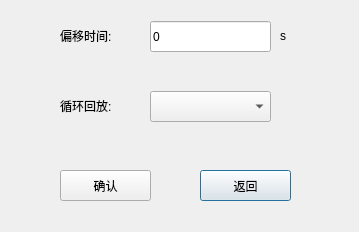
<?xml version="1.0" encoding="UTF-8"?>
<ui version="4.0">
 <class>RePlayDialog</class>
 <widget class="QDialog" name="RePlayDialog">
  <property name="geometry">
   <rect>
    <x>0</x>
    <y>0</y>
    <width>359</width>
    <height>232</height>
   </rect>
  </property>
  <property name="windowTitle">
   <string>回放设置</string>
  </property>
  <widget class="QPushButton" name="pushButton_Back">
   <property name="geometry">
    <rect>
     <x>200</x>
     <y>170</y>
     <width>91</width>
     <height>31</height>
    </rect>
   </property>
   <property name="text">
    <string>返回</string>
   </property>
  </widget>
  <widget class="QPushButton" name="pushButton_Ok">
   <property name="geometry">
    <rect>
     <x>60</x>
     <y>170</y>
     <width>91</width>
     <height>31</height>
    </rect>
   </property>
   <property name="text">
    <string>确认</string>
   </property>
  </widget>
  <widget class="QComboBox" name="comboBox_Replay">
   <property name="geometry">
    <rect>
     <x>150</x>
     <y>91</y>
     <width>121</width>
     <height>31</height>
    </rect>
   </property>
  </widget>
  <widget class="QLabel" name="label">
   <property name="geometry">
    <rect>
     <x>60</x>
     <y>20</y>
     <width>81</width>
     <height>31</height>
    </rect>
   </property>
   <property name="text">
    <string>偏移时间:</string>
   </property>
  </widget>
  <widget class="QLabel" name="label_2">
   <property name="geometry">
    <rect>
     <x>60</x>
     <y>90</y>
     <width>81</width>
     <height>31</height>
    </rect>
   </property>
   <property name="text">
    <string>循环回放:</string>
   </property>
  </widget>
  <widget class="QLineEdit" name="lineEdit_TimeOffset">
   <property name="geometry">
    <rect>
     <x>150</x>
     <y>21</y>
     <width>121</width>
     <height>31</height>
    </rect>
   </property>
   <property name="text">
    <string>0</string>
   </property>
  </widget>
  <widget class="QLabel" name="label_3">
   <property name="geometry">
    <rect>
     <x>280</x>
     <y>20</y>
     <width>31</width>
     <height>31</height>
    </rect>
   </property>
   <property name="text">
    <string>s</string>
   </property>
  </widget>
 </widget>
 <resources/>
 <connections>
  <connection>
   <sender>pushButton_Back</sender>
   <signal>clicked()</signal>
   <receiver>RePlayDialog</receiver>
   <slot>reject()</slot>
   <hints>
    <hint type="sourcelabel">
     <x>250</x>
     <y>180</y>
    </hint>
    <hint type="destinationlabel">
     <x>338</x>
     <y>155</y>
    </hint>
   </hints>
  </connection>
 </connections>
</ui>
